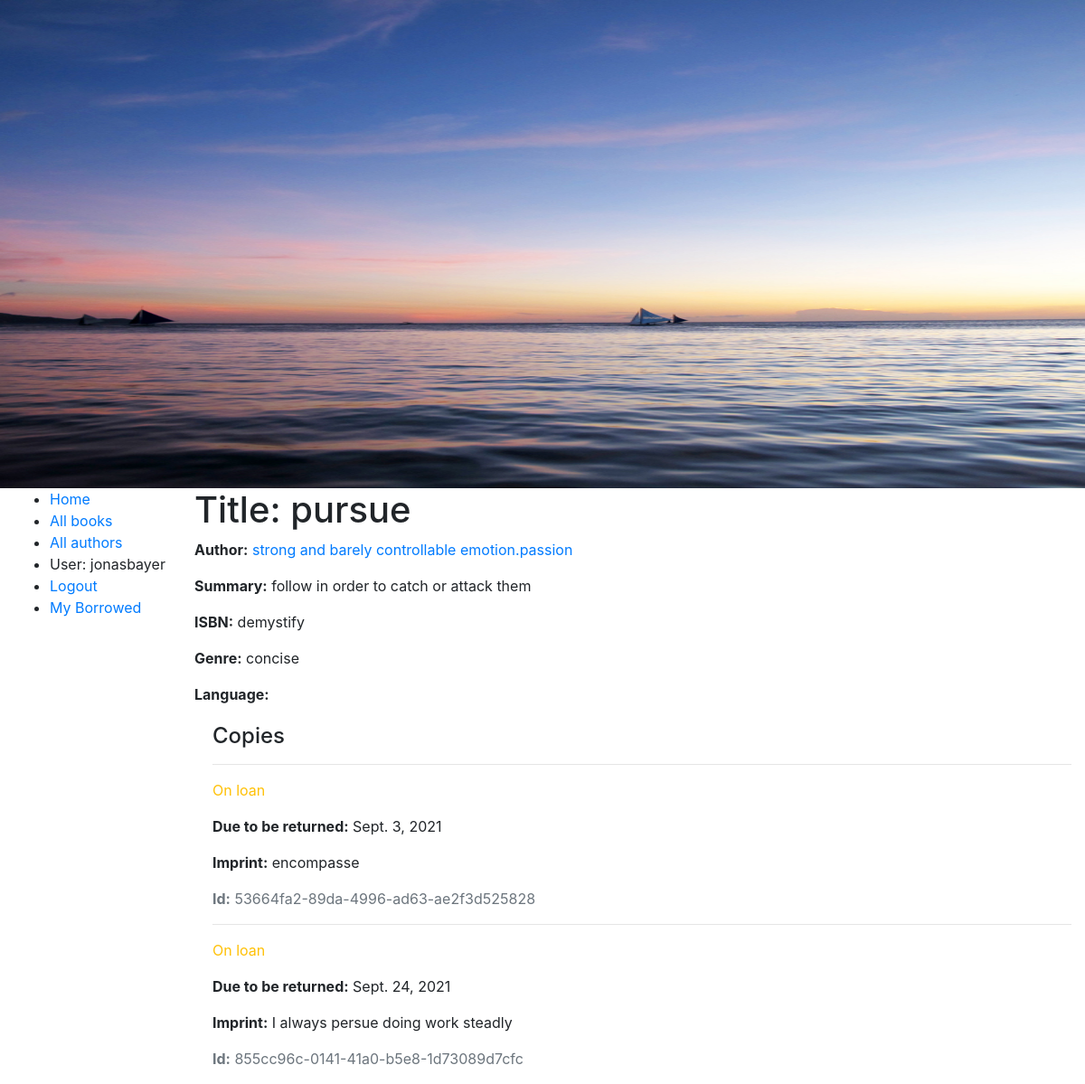
The page /catalog/book/1 (signed in) on the database its author committed.
### catalog/models.py (models this page shows, shortened)
class Book(models.Model):
    title = models.CharField(max_length=64, unique=True)
    author = models.ForeignKey('Author', on_delete=models.SET_NULL, null=True)
    summary = models.TextField(max_length=1000,
            help_text = 'Enter a brief description of the book')
    isbn = models.CharField('ISBN', max_length=13, unique=True,
            help_text = '13 Character <a href="https://www.isbn-international.org/content/what-isbn">ISBN number</a>')
    genre = models.ManyToManyField(Genre, help_text='Select a genre for this book')
    language = models.ForeignKey(Language, on_delete=models.SET_NULL, null=True, blank=True)
    def display_genre(self):
        """Create a string for the Genre. This is required to display genre in admin."""
        return ', '.join(genre.name for genre in self.genre.all()[:3])
    display_genre.short_description = 'Genre'

class Author(models.Model):
    first_name = models.CharField(max_length=100)
    last_name = models.CharField(max_length=100)
    date_of_birth = models.DateField(null=True, blank=True)
    date_of_death = models.DateField('died', null=True, blank=True)
    class Meta:
        ordering = ['first_name', 'last_name']
    def __str__(self):
        return f'{self.last_name}.{self.first_name}'

class Genre(models.Model):
    name = models.CharField(max_length=125,
        help_text='Enter a book genre (e.g Science Fiction)')
    def __str__(self):
        return self.name

class BookInstance(models.Model):
    id = models.UUIDField(primary_key=True, default=uuid.uuid4,
            help_text='Unique id for this particular book accross while library')
    book = models.ForeignKey('Book', on_delete=models.RESTRICT, null=True)
    imprint = models.CharField(max_length=200)
    due_back = models.DateField(null=True, blank=True)
    borrower = models.ForeignKey(User, on_delete=models.SET_NULL, null=True, blank=True)
    LOAN_STATUS = (
        ('m', 'Maintenance'),
        ('o', 'On loan'),
        ('a', 'Available'),
        ('r', 'Reserved'),
    )
    status = models.CharField(
        max_length=1,
        choices=LOAN_STATUS,
        blank=True,
        default='m',
        help_text = 'Book availability',
    )
    class Meta:
        ordering = ['due_back']
        permissions = (("can_mark_returned", "Set book as returned"),)

### catalog/views.py (the view)
# urls.py: path('book/<int:pk>', views.BookDetailView.as_view(), name='book-detail'),
class BookDetailView(LoginRequiredMixin, generic.DetailView):
    model = Book

### catalog/templates/catalog/book_detail.html
{% extends "base.html" %}
{% block content %}
  <h1>Title: {{ book.title }}</h1>
  <p><strong>Author:</strong> <a href="">{{ book.author }}</a></p>
  <p><strong>Summary:</strong> {{ book.summary }}</p>
  <p><strong>ISBN:</strong> {{ book.isbn }}</p>
  <p><strong>Genre:</strong> {{ book.genre.all|join:", " }}</p>
  <p><strong>Language:</strong> {{ book.language.name }}</p>
  <div style="margin-left:20px;margin-top:20px">
    <h4>Copies</h4>
    {% for copy in book.bookinstance_set.all %}
      <hr>
      <p class="{% if copy.status == 'a' %}text-success{% elif copy.status == 'm' %}text-danger{% else %}text-warning{% endif %}">
        {{ copy.get_status_display }}
      </p>
      {% if copy.status != 'a' %}
        <p><strong>Due to be returned:</strong> {{ copy.due_back }}</p>
      {% endif %}
      <p><strong>Imprint:</strong> {{ copy.imprint }}</p>
      <p class="text-muted"><strong>Id:</strong> {{ copy.id }}</p>
    {% endfor %}
  </div>
{% endblock %}

### catalog/templates/base.html (shortened to what this page needs)
<!DOCTYPE html>
<html lang="en">
<head>
  <link rel="stylesheet" href="https://cdn.jsdelivr.net/npm/bootstrap@4.5.3/dist/css/bootstrap.min.css">
  {% load static %}
  <link rel="stylesheet" href="{% static 'css/styles.css' %}">
  <img src="{% static 'catalog/images/local_library_model_uml.png' %}" alt="UML diagram" style="width:100%;height:540px;">
</head>
<body>
  <div class="container-fluid">
    <div class="row">
      <div class="col-sm-2">
      {% block sidebar %}
        <ul class="sidebar-nav">
          <li><a href="{% url 'index' %}">Home</a></li>
          <li><a href="{% url 'books' %}">All books</a></li>
          <li><a href="{% url 'authors' %}"> All authors</a></li>
          {% if user.is_authenticated %}
            <li>{% if perms.catalog.can_mark_returned %}(Librarian){%endif%}
                User: {{ user.get_username }}</li>
            <li><a href="{% url 'logout'%}?next={{request.path}}">Logout</a></li>
            <li><a href="{% url 'my-borrowed' %}">My Borrowed</a></li>
          {% else %}
            <li><a href="{% url 'login'%}?next={{request.path}}">Login</a></li>
          {% endif %}
        </ul>
     {% endblock %}
      </div>
      <div class="col-sm-10 ">{% block content %}{% endblock %}</div>
    </div>
  </div>
</body>
</html>

### rows shown on the page
Book: title "pursue", author "strong and barely controllable emotion.passion", summary "follow in order to catch or attack them", isbn "demystify", genre.all "concise"
BookInstance: status "On loan", due_back "Sept. 3, 2021", imprint "encompasse", id "53664fa2-89da-4996-ad63-ae2f3d525828"
BookInstance: status "On loan", due_back "Sept. 24, 2021", imprint "I always persue doing work steadly", id "855cc96c-0141-41a0-b5e8-1d73089d7cfc"

### other values the page prints
{{ user.get_username }} "jonasbayer"
